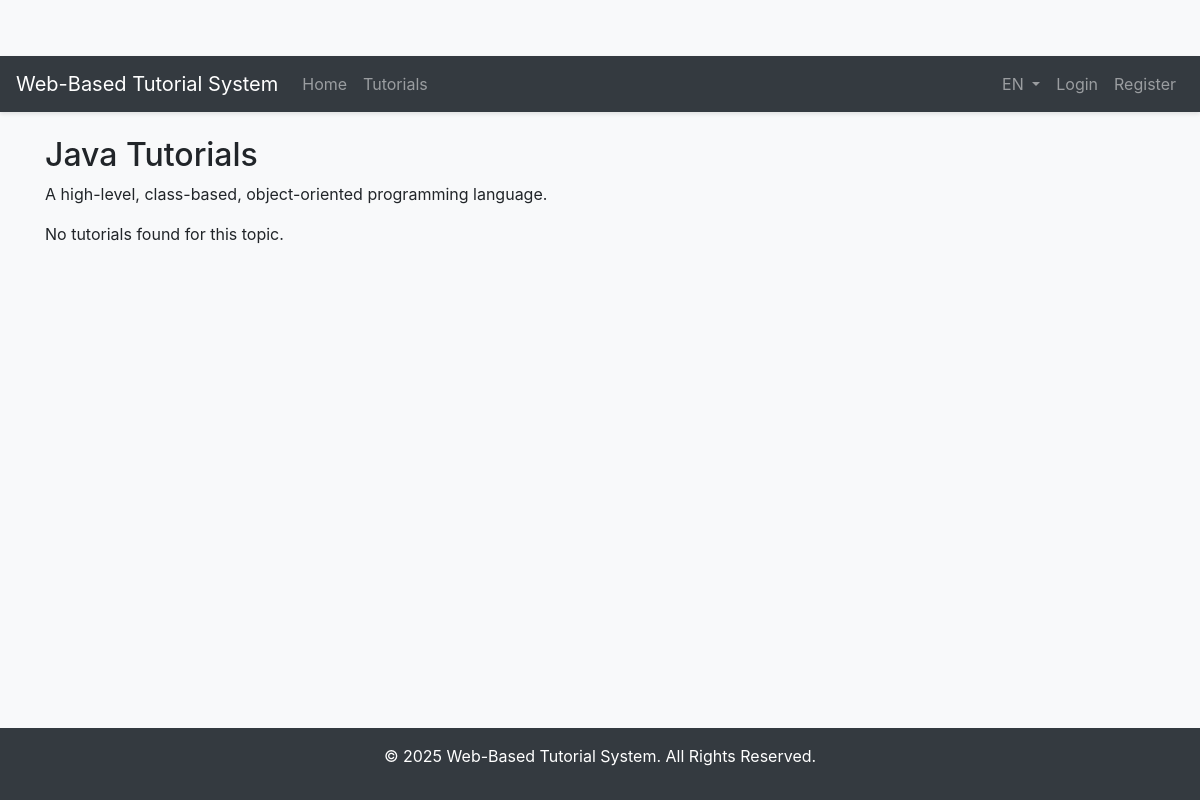
The page /tutorials/topic.php?id=3 on the database its author committed.
### tables this page shows
CREATE TABLE `topic_translations` (
  `id` int(11) NOT NULL,
  `topic_id` int(11) NOT NULL,
  `language` varchar(5) NOT NULL,
  `name` varchar(255) NOT NULL,
  `description` text DEFAULT NULL
);

### includes/language.php (called while the page is built, shortened)
<?php
$default_lang = 'en';
$lang_to_use = $default_lang;
function trans($key) {
    global $lang;
    if (isset($lang[$key])) {
        return $lang[$key];
    } else {
        return $key;
    }
}
?>

### tutorials/topic.php (the view, shortened to what this page needs)
<?php
require_once '../includes/db.php';
include '../includes/header.php';
$topic_id = isset($_GET['id']) ? (int)$_GET['id'] : 0;
$stmt_topic = $conn->prepare("SELECT tt.name, tt.description FROM topics t JOIN topic_translations tt ON t.id = tt.topic_id WHERE t.id = ? AND tt.language = ?");
$stmt_topic->bind_param("is", $topic_id, $lang_to_use);
$stmt_topic->execute();
$result_topic = $stmt_topic->get_result();
$topic = $result_topic->fetch_assoc();
$stmt_tutorials = $conn->prepare("
    SELECT t.id, t.is_premium, tt.title
    FROM tutorials t
    JOIN tutorial_translations tt ON t.id = tt.tutorial_id
    WHERE t.topic_id = ? AND tt.language = ?
    ORDER BY tt.title ASC
");
$stmt_tutorials->bind_param("is", $topic_id, $lang_to_use);
$stmt_tutorials->execute();
$result_tutorials = $stmt_tutorials->get_result();
?>
<div class="row">
    <div class="col-md-12">
        <h2><?php echo sprintf(trans('tutorials_for_topic'), htmlspecialchars($topic['name'])); ?></h2>
        <p><?php echo htmlspecialchars($topic['description']); ?></p>
    </div>
</div>
<div class="row">
    <div class="col-md-12">
        <div class="list-group">
            <?php if ($result_tutorials->num_rows > 0): ?>
                <?php while ($row = $result_tutorials->fetch_assoc()): ?>
                    <a href="lesson.php?id=<?php echo $row['id']; ?>" class="list-group-item list-group-item-action">
                        <?php echo htmlspecialchars($row['title']); ?>
                        <?php if ($row['is_premium']): ?>
                            <span class="badge badge-warning ml-2"><?php echo trans('premium_badge'); ?></span>
                        <?php endif; ?>
                    </a>
                <?php endwhile; ?>
            <?php else: ?>
                <p><?php echo trans('no_tutorials_found'); ?></p>
            <?php endif; ?>
        </div>
    </div>
</div>
<?php include '../includes/footer.php'; ?>

### assets/css/style.css (style rules this page uses)
body { background-color: #f8f9fa; padding-top: 56px; }

### rows shown on the page
topic_translations: name "Java Tutorials", description "A high-level, class-based, object-oriented programming language."

### other values the page prints
trans('app_title') "Web-Based Tutorial System"
trans('nav_home') "Home"
trans('nav_tutorials') "Tutorials"
$lang_to_use "EN"
trans('nav_login') "Login"
trans('nav_register') "Register"
trans('no_tutorials_found') "No tutorials found for this topic."
